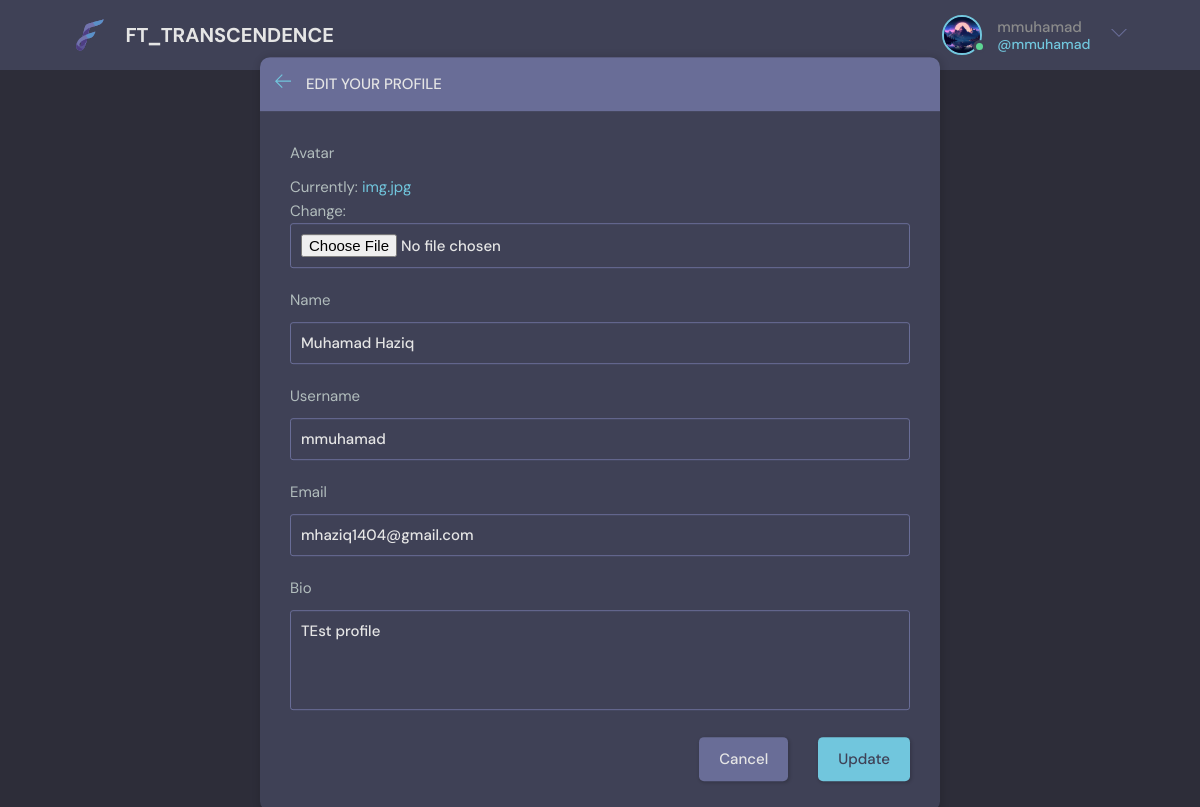
Before: /update-user/ (signed in) with the older database file.
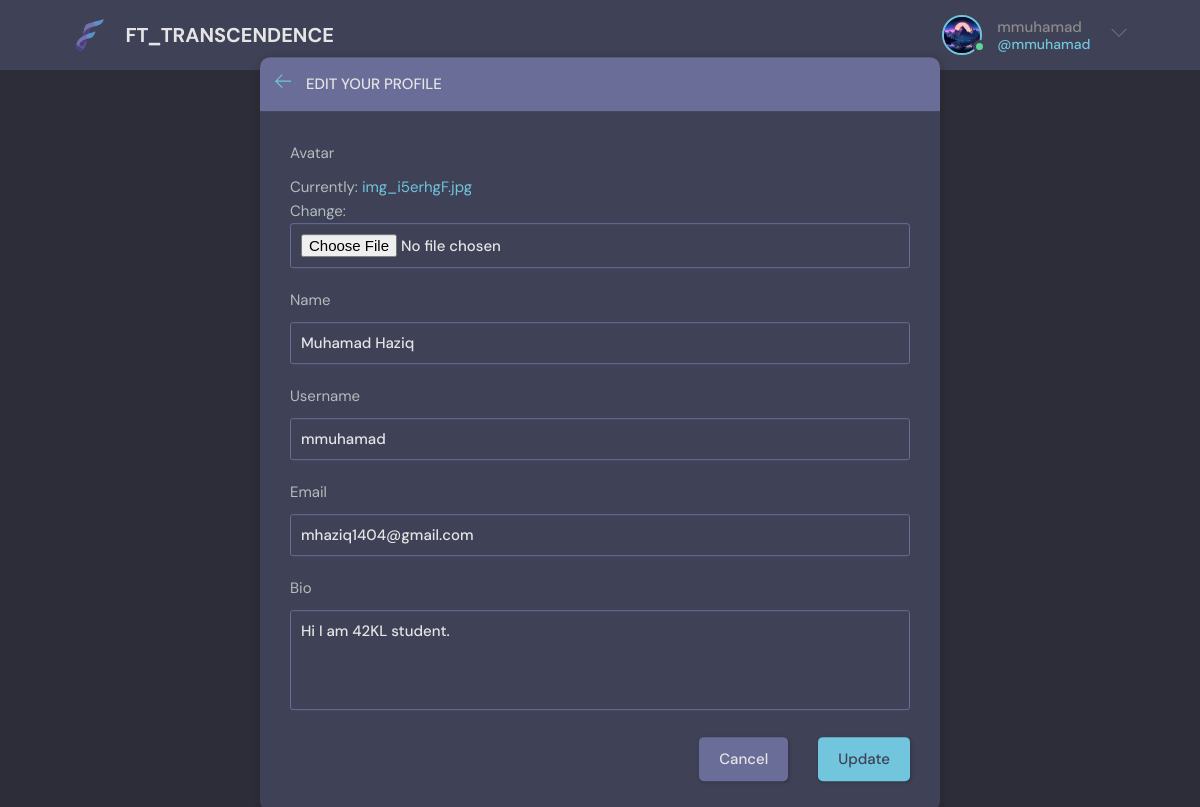
After: the same page with the newer database file.
### base/models.py (models this page shows)
class User(AbstractUser):
    name = models.CharField(max_length=200, null=True)
    email = models.EmailField(unique=True, null=True)
    bio = models.TextField(null=True)
    avatar = models.ImageField(null=True, default="avatar.svg")
    USERNAME_FIELD = 'email'
    REQUIRED_FIELDS = []

### base/views.py (the view)
# urls.py: path('update-user/', views.updateUser, name="update-user"),
@login_required(login_url='login')
def updateUser(request):
    user = request.user
    form = UserForm(instance=user)
    if request.method == 'POST':
        form = UserForm(request.POST, request.FILES, instance=user)
        if form.is_valid():
            form.save()
            return redirect('user-profile', pk=user.id)
    return render(request, 'base/update-user.html', {'form': form})

### base/forms.py
class UserForm(ModelForm):
    class Meta:
        model = User
        fields = ['avatar', 'name', 'username', 'email', 'bio']

### base/templates/base/update-user.html (shortened to what this page needs)
{% extends 'main.html' %}
{% block content %}
<main class="update-account layout">
  <div class="container">
    <div class="layout__box">
      <div class="layout__boxHeader">
        <div class="layout__boxTitle">
          <a href="{% url 'home' %}">
            <svg version="1.1" xmlns="http://www.w3.org/2000/svg" width="32" height="32" viewBox="0 0 32 32">
              <title>arrow-left</title>
              <path
                d="M13.723 2.286l-13.723 13.714 13.719 13.714 1.616-1.611-10.96-10.96h27.625v-2.286h-27.625l10.965-10.965-1.616-1.607z">
              </path>
            </svg>
          </a>
          <h3>Edit your profile</h3>
        </div>
      </div>
      <div class="layout__body">
        <form class="form" action="" method="POST" enctype="multipart/form-data">
          {% for field in form %}
          <div class="form__group">
            <label for="profile_pic">{{field.label}}</label>
            {{field}}
          </div>
          {% endfor %}
          <div class="form__action">
            <a class="btn btn--dark" href="index.html">Cancel</a>
            <button class="btn btn--main" type="submit">Update</button>
          </div>
        </form>
      </div>
    </div>
  </div>
</main>
{% endblock content %}

### templates/navbar.html (shortened to what this page needs)
{% load static %}
<header class="header header--loggedIn">
    <div class="container">
        <a href="{% url 'home' %}" class="header__logo">
            <img src="{% static 'images/logo.svg' %}" />
            <h1>FT_TRANSCENDENCE</h1>
        </a>
        <nav class="header__menu">
            {% if request.user.is_authenticated %}
            <div class="header__user">
                <a href="{% url 'update-user' %}">
                    <div class="avatar avatar--medium active">
                        <img src="{{request.user.avatar.url}}" />
                    </div>
                    <p>{{request.user.username}} <span>@{{request.user.username}}</span></p>
                </a>
                <button class="dropdown-button">
                    <svg version="1.1" xmlns="http://www.w3.org/2000/svg" width="32" height="32" viewBox="0 0 32 32">
                        <title>chevron-down</title>
                        <path d="M16 21l-13-13h-3l16 16 16-16h-3l-13 13z"></path>
                    </svg>
                </button>
            </div>
            {% else %}
            <a href="{% url 'login' %}">
                <img src="{% static 'images/avatar.svg' %}" />
                <p>Login</p>
            </a>
            {% endif %}
        </nav>
    </div>
</header>

Changed rows visible on the page:
changed User "mmuhamad": bio "TEst profile" → "Hi I am 42KL student."
Other visible differences:
text no longer shown: "Currently: img.jpg Change:"
text now shown: "Currently: img_i5erhgF.jpg Change:"
